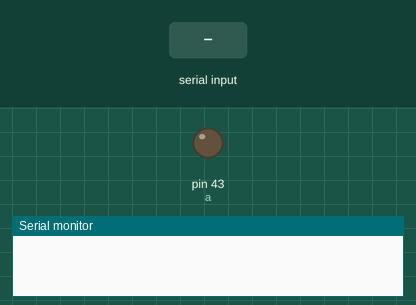
This sketch was run on a simulated Arduino Mega 2560, built with avr-gcc and run on an emulated ATmega2560. Shown: output pins drawn as LEDs (lit = HIGH), the last lines printed to the serial monitor. The test bench sets the inputs (shaded band).

Above: at 1.2 s.
1.3 s: "1" received over Serial
At 2.3 s:
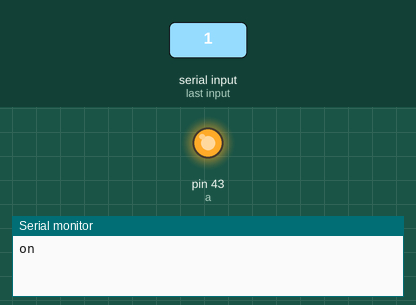
2.8 s: "0" received over Serial
At 3.5 s:
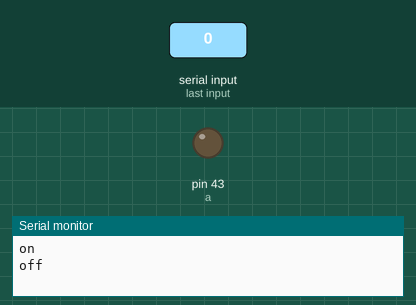
Timing chart, 0 to 5.8 s (numbered marks = the images above; inputs shaded):
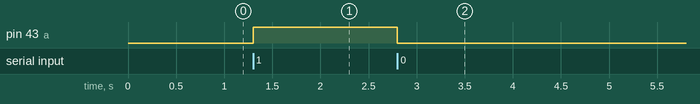

Measured:
- after the input at 1.3 s, pin 43 (a): LOW → HIGH at once
- after the input at 2.8 s, pin 43 (a): HIGH → LOW at once

The sketch:

Pin_Check_Tester.ino
```cpp
int a = 43;

void setup()
{
  pinMode(a,OUTPUT);
  Serial.begin(9600);
}

void loop()
{
  while(Serial.available() == 0);

  char mode = Serial.read();
  int i;
  if(mode =='1')
  {
    Serial.println("on");
    digitalWrite(a,HIGH);
  }

  else if(mode =='0')
  {
    Serial.println("off");
    digitalWrite(a,LOW);
  }

  else
  {
    Serial.println("invalid");
  }
}
```
